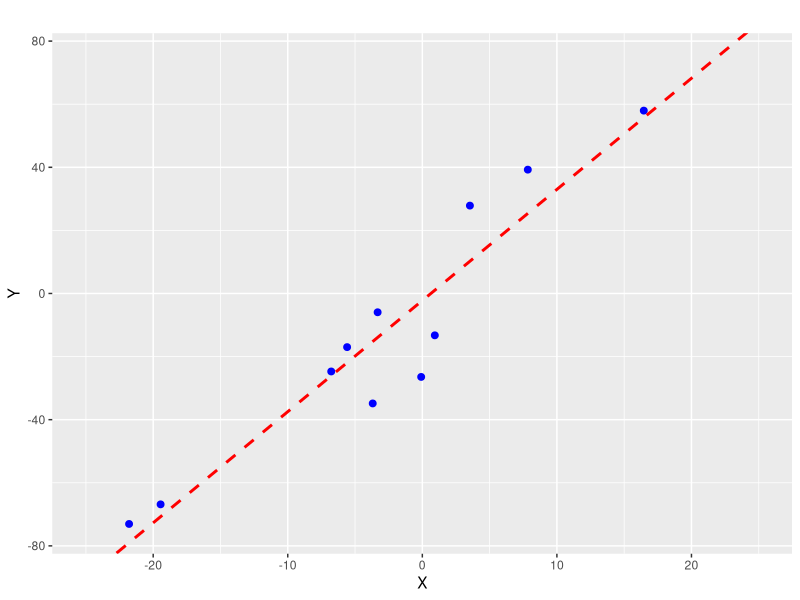
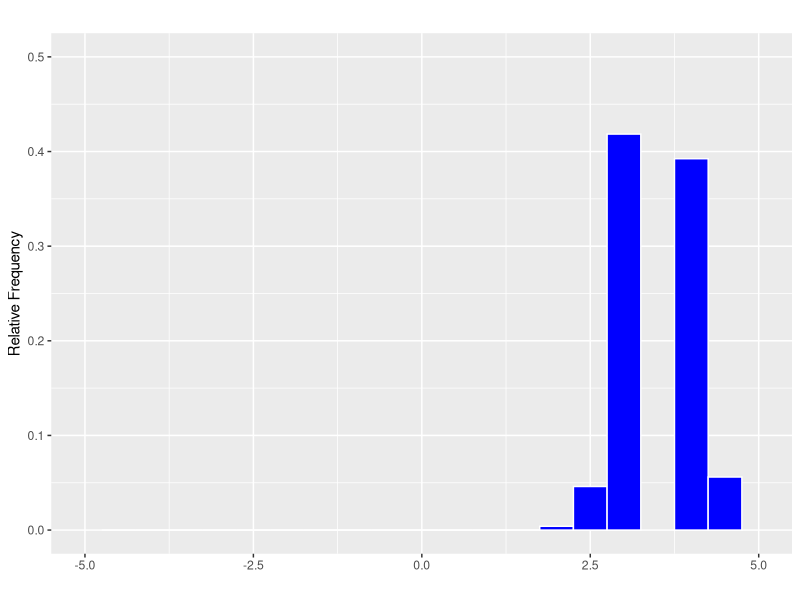
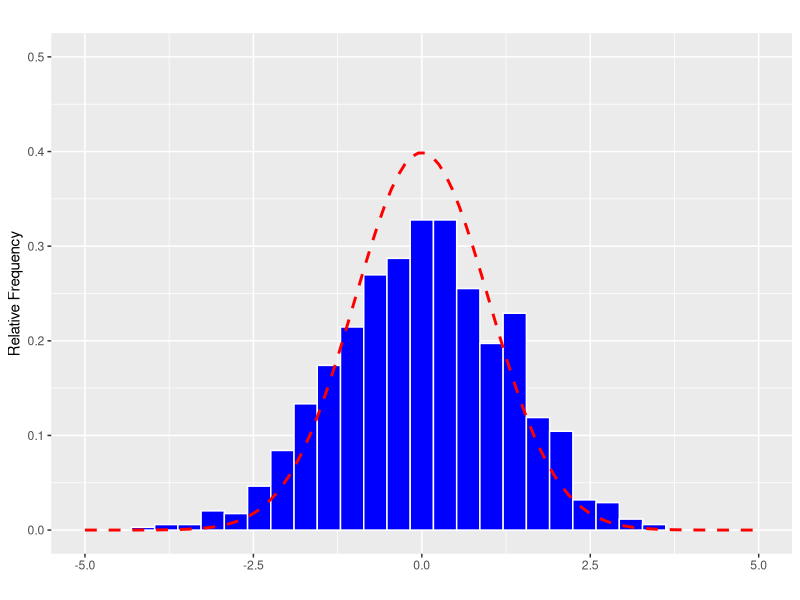
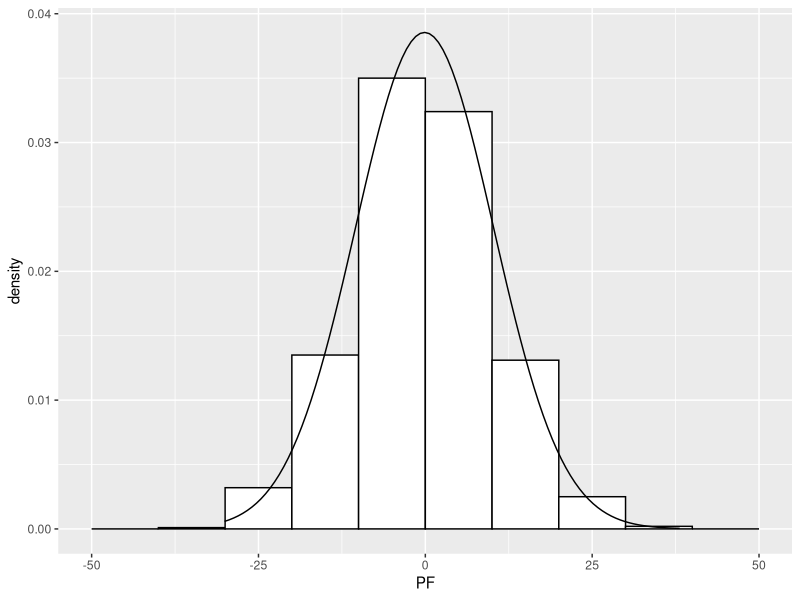

Write the R code that produced these figures, in order.

library(magrittr)
library(ggplot2)

# Function to simulate b0_hat and b1_hat
bet_hat_sim_fun <- function(RR, NN,
                            b0, b1,
                            X.sd,
                            u.sd){
  
  # # inputs
  # RR <- 10000
  # NN <- 2
  # b0 <- -2
  # b1 <- 3.5
  # X.sd <- 1
  # u.sd <- 100
  
  
  
  # initialize vectors for simulation results
  b0h <- numeric(RR)
  b1h <- numeric(RR)
  
  var.b0 <- numeric(RR)
  var.b1 <- numeric(RR)
  
  b0h.z <- numeric(RR)
  b1h.z <- numeric(RR)
  
  for (ii in 1:RR) {
    
    X <- rnorm(NN, mean = 0, sd = X.sd)
    u <- rnorm(NN, mean = 0, sd = u.sd)
    Y <- b0 + b1 * X + u
    
    tmp <- lm(Y ~ X + 1)
    
    # get estimates
    b0h[ii] <- tmp$coefficients[1]
    b1h[ii] <- tmp$coefficients[2]
    
    # compute the variance of beta_hat_0
    Hi <- 1 - mean(X) / mean(X^2) * X
    var.b0[ii] <- var(Hi * u) / (NN * mean(Hi^2)^2)
    # compute the variance of hat_beta_1
    var.b1[ii] <- var( ( X - mean(X) ) * u ) / ( NN * var(X)^2 )
    
    # compute t-statistics
    b1h.z[ii] <- (b1h[ii] - b1) / sqrt(var.b1[ii])
    b0h.z[ii] <- (b0h[ii] - b0) / sqrt(var.b0[ii])
    
  }
  
  return(list(b0h = b0h, b1h = b1h,
              Y = Y, X = X, u = u,
              var.b0 = var.b0, var.b1 = var.b1,
              b0h.z = b0h.z, b1h.z = b1h.z))
  
}

# inputs (variable)
NN.vec <- seq(1,100,10)

# inputs (fixed)
RR <- 1000
b0 <- -2
b1 <- 3.5
X.sd <- 10
u.sd <- 10

# simulation
tmp.sim <- vector(mode = "list")
for (ii in 1:length(NN.vec)) {
  
  tmp.sim[[ii]] <- bet_hat_sim_fun(RR = RR, NN = NN.vec[ii],
                             b0 = b0, b1 = b1,
                             X.sd = X.sd,
                             u.sd = u.sd)
  
}

ii <- 2

# tmp.sim[[ii]]$b0h[RR]



# 1) plot scatterplot 
data.frame(x = tmp.sim[[ii]]$X, y = tmp.sim[[ii]]$Y) %>%
  ggplot(aes(x = x, y = y)) +
  geom_point(size = 2, color = "blue") +
  # geom_smooth(method = 'lm', formula= y ~ x, se = FALSE, color = "red", linetype = "dashed", size = 1) +
  geom_abline(intercept = tmp.sim[[ii]]$b0h[RR], slope = tmp.sim[[ii]]$b1h[RR], color = "red", linetype = "dashed", size = 1) +
  scale_x_continuous(limits = c(-25, 25)) +
  scale_y_continuous(limits = c(-75, 75)) +
  labs(title = "",
       x = "X", y = "Y")

# 2) plot histogram of estimates
tmp.his <- hist(x = tmp.sim[[ii]]$b1h, plot = FALSE)
tmp.his$breaks
length(tmp.his$breaks)
tmp.his$breaks[2] - tmp.his$breaks[1]

data.frame(x = tmp.sim[[ii]]$b1h) %>%
  ggplot(aes(x = x)) +
  # geom_histogram(aes(y = ..density..), breaks = tmp.his$breaks, fill = "blue", color = "white") +
  geom_histogram(aes(y = ..density..), binwidth = tmp.his$breaks[2] - tmp.his$breaks[1], fill = "blue", color = "white") +
  scale_x_continuous(limits = c(-5, 5)) +
  scale_y_continuous(limits = c(0, 0.5)) +
  labs(title = "",
       x = "", y = "Relative Frequency")

# 3) plot histogram of standardized estimates
data.frame(x = tmp.sim[[ii]]$b1h.z) %>%
  ggplot(aes(x = x)) +
  geom_histogram(aes(y = ..density..), fill = "blue", color = "white") +
  stat_function(fun = dnorm, n = 100, args = list(mean = 0, sd = 1), color = "red", linetype = "dashed", size = 1) + 
  scale_x_continuous(limits = c(-5, 5)) +
  scale_y_continuous(limits = c(0, 0.5)) +
  labs(title = "",
      x = "", y = "Relative Frequency")





library(ggplot2)

set.seed(1)

df <- data.frame(PF = 10*rnorm(1000))
ggplot(df, aes(x = PF)) + 
  geom_histogram(aes(y =..density..),
                 breaks = seq(-50, 50, by = 10), 
                 colour = "black", 
                 fill = "white") +
  stat_function(fun = dnorm, args = list(mean = mean(df$PF), sd = sd(df$PF)))

